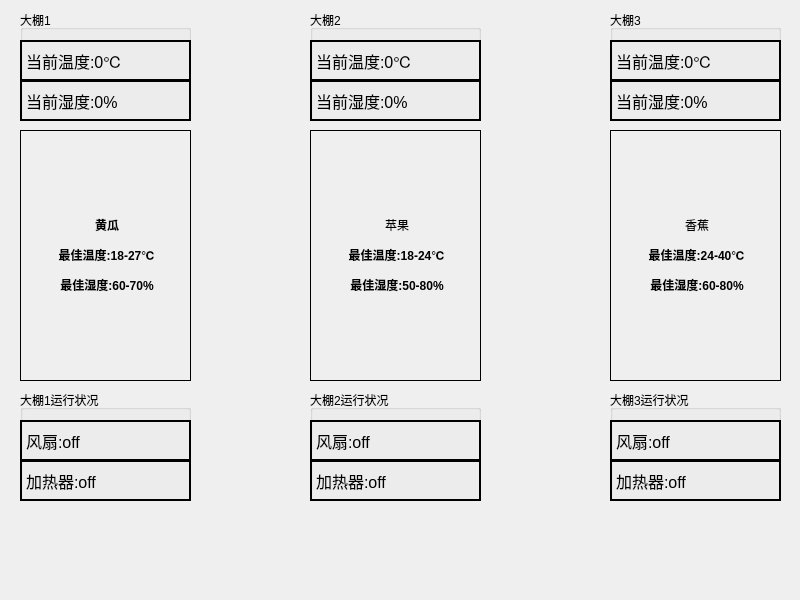
<?xml version="1.0" encoding="UTF-8"?>
<ui version="4.0">
 <class>Widget</class>
 <widget class="QWidget" name="Widget">
  <property name="geometry">
   <rect>
    <x>0</x>
    <y>0</y>
    <width>800</width>
    <height>600</height>
   </rect>
  </property>
  <property name="font">
   <font>
    <pointsize>12</pointsize>
   </font>
  </property>
  <property name="windowTitle">
   <string>Widget</string>
  </property>
  <widget class="QLabel" name="label">
   <property name="geometry">
    <rect>
     <x>20</x>
     <y>40</y>
     <width>171</width>
     <height>41</height>
    </rect>
   </property>
   <property name="font">
    <font>
     <pointsize>12</pointsize>
    </font>
   </property>
   <property name="styleSheet">
    <string notr="true">border: 2px solid black</string>
   </property>
   <property name="text">
    <string>当前温度:0℃</string>
   </property>
  </widget>
  <widget class="QLabel" name="label_2">
   <property name="geometry">
    <rect>
     <x>20</x>
     <y>80</y>
     <width>171</width>
     <height>41</height>
    </rect>
   </property>
   <property name="font">
    <font>
     <pointsize>12</pointsize>
    </font>
   </property>
   <property name="styleSheet">
    <string notr="true">border: 2px solid black</string>
   </property>
   <property name="text">
    <string>当前湿度:0%</string>
   </property>
  </widget>
  <widget class="QGroupBox" name="groupBox">
   <property name="geometry">
    <rect>
     <x>20</x>
     <y>10</y>
     <width>171</width>
     <height>111</height>
    </rect>
   </property>
   <property name="font">
    <font>
     <pointsize>9</pointsize>
    </font>
   </property>
   <property name="title">
    <string>大棚1</string>
   </property>
  </widget>
  <widget class="QLabel" name="label_3">
   <property name="geometry">
    <rect>
     <x>310</x>
     <y>40</y>
     <width>171</width>
     <height>41</height>
    </rect>
   </property>
   <property name="font">
    <font>
     <pointsize>12</pointsize>
    </font>
   </property>
   <property name="styleSheet">
    <string notr="true">border: 2px solid black</string>
   </property>
   <property name="text">
    <string>当前温度:0℃</string>
   </property>
  </widget>
  <widget class="QLabel" name="label_4">
   <property name="geometry">
    <rect>
     <x>310</x>
     <y>80</y>
     <width>171</width>
     <height>41</height>
    </rect>
   </property>
   <property name="font">
    <font>
     <pointsize>12</pointsize>
    </font>
   </property>
   <property name="styleSheet">
    <string notr="true">border: 2px solid black</string>
   </property>
   <property name="text">
    <string>当前湿度:0%</string>
   </property>
  </widget>
  <widget class="QGroupBox" name="groupBox_2">
   <property name="geometry">
    <rect>
     <x>310</x>
     <y>10</y>
     <width>171</width>
     <height>111</height>
    </rect>
   </property>
   <property name="font">
    <font>
     <pointsize>9</pointsize>
    </font>
   </property>
   <property name="title">
    <string>大棚2</string>
   </property>
  </widget>
  <widget class="QLabel" name="label_5">
   <property name="geometry">
    <rect>
     <x>610</x>
     <y>40</y>
     <width>171</width>
     <height>41</height>
    </rect>
   </property>
   <property name="font">
    <font>
     <pointsize>12</pointsize>
    </font>
   </property>
   <property name="styleSheet">
    <string notr="true">border: 2px solid black</string>
   </property>
   <property name="text">
    <string>当前温度:0℃</string>
   </property>
  </widget>
  <widget class="QLabel" name="label_6">
   <property name="geometry">
    <rect>
     <x>610</x>
     <y>80</y>
     <width>171</width>
     <height>41</height>
    </rect>
   </property>
   <property name="font">
    <font>
     <pointsize>12</pointsize>
    </font>
   </property>
   <property name="styleSheet">
    <string notr="true">border: 2px solid black</string>
   </property>
   <property name="text">
    <string>当前湿度:0%</string>
   </property>
  </widget>
  <widget class="QGroupBox" name="groupBox_3">
   <property name="geometry">
    <rect>
     <x>610</x>
     <y>10</y>
     <width>171</width>
     <height>111</height>
    </rect>
   </property>
   <property name="font">
    <font>
     <pointsize>9</pointsize>
    </font>
   </property>
   <property name="title">
    <string>大棚3</string>
   </property>
  </widget>
  <widget class="QLabel" name="label_7">
   <property name="geometry">
    <rect>
     <x>20</x>
     <y>130</y>
     <width>171</width>
     <height>251</height>
    </rect>
   </property>
   <property name="font">
    <font>
     <pointsize>9</pointsize>
    </font>
   </property>
   <property name="styleSheet">
    <string notr="true">border: 1px solid black</string>
   </property>
   <property name="text">
    <string>&lt;html&gt;&lt;head/&gt;&lt;body&gt;&lt;p align=&quot;center&quot;&gt;&lt;span style=&quot; font-weight:600;&quot;&gt;黄瓜&lt;/span&gt;&lt;/p&gt;&lt;p align=&quot;center&quot;&gt;&lt;span style=&quot; font-weight:600;&quot;&gt;最佳温度:18-27℃&lt;/span&gt;&lt;/p&gt;&lt;p align=&quot;center&quot;&gt;&lt;span style=&quot; font-weight:600;&quot;&gt;最佳湿度:60-70%&lt;/span&gt;&lt;/p&gt;&lt;/body&gt;&lt;/html&gt;</string>
   </property>
  </widget>
  <widget class="QLabel" name="label_8">
   <property name="geometry">
    <rect>
     <x>310</x>
     <y>130</y>
     <width>171</width>
     <height>251</height>
    </rect>
   </property>
   <property name="font">
    <font>
     <pointsize>9</pointsize>
    </font>
   </property>
   <property name="styleSheet">
    <string notr="true">border: 1px solid black</string>
   </property>
   <property name="text">
    <string>&lt;html&gt;&lt;head/&gt;&lt;body&gt;&lt;p align=&quot;center&quot;&gt;苹果&lt;/p&gt;&lt;p align=&quot;center&quot;&gt;&lt;span style=&quot; font-weight:600;&quot;&gt;最佳温度:18-24℃&lt;/span&gt;&lt;/p&gt;&lt;p align=&quot;center&quot;&gt;&lt;span style=&quot; font-weight:600;&quot;&gt;最佳湿度:50-80%&lt;/span&gt;&lt;/p&gt;&lt;/body&gt;&lt;/html&gt;</string>
   </property>
  </widget>
  <widget class="QLabel" name="label_9">
   <property name="geometry">
    <rect>
     <x>610</x>
     <y>130</y>
     <width>171</width>
     <height>251</height>
    </rect>
   </property>
   <property name="font">
    <font>
     <pointsize>9</pointsize>
    </font>
   </property>
   <property name="styleSheet">
    <string notr="true">border: 1px solid black</string>
   </property>
   <property name="text">
    <string>&lt;html&gt;&lt;head/&gt;&lt;body&gt;&lt;p align=&quot;center&quot;&gt;香蕉&lt;/p&gt;&lt;p align=&quot;center&quot;&gt;&lt;span style=&quot; font-weight:600;&quot;&gt;最佳温度:24-40℃&lt;/span&gt;&lt;/p&gt;&lt;p align=&quot;center&quot;&gt;&lt;span style=&quot; font-weight:600;&quot;&gt;最佳湿度:60-80%&lt;/span&gt;&lt;/p&gt;&lt;/body&gt;&lt;/html&gt;</string>
   </property>
  </widget>
  <widget class="QLabel" name="label_10">
   <property name="geometry">
    <rect>
     <x>20</x>
     <y>420</y>
     <width>171</width>
     <height>41</height>
    </rect>
   </property>
   <property name="font">
    <font>
     <pointsize>12</pointsize>
    </font>
   </property>
   <property name="styleSheet">
    <string notr="true">border: 2px solid black</string>
   </property>
   <property name="text">
    <string>风扇:off</string>
   </property>
  </widget>
  <widget class="QLabel" name="label_11">
   <property name="geometry">
    <rect>
     <x>20</x>
     <y>460</y>
     <width>171</width>
     <height>41</height>
    </rect>
   </property>
   <property name="font">
    <font>
     <pointsize>12</pointsize>
    </font>
   </property>
   <property name="styleSheet">
    <string notr="true">border: 2px solid black</string>
   </property>
   <property name="text">
    <string>加热器:off</string>
   </property>
  </widget>
  <widget class="QGroupBox" name="groupBox_4">
   <property name="geometry">
    <rect>
     <x>20</x>
     <y>390</y>
     <width>171</width>
     <height>111</height>
    </rect>
   </property>
   <property name="font">
    <font>
     <pointsize>9</pointsize>
    </font>
   </property>
   <property name="title">
    <string>大棚1运行状况</string>
   </property>
  </widget>
  <widget class="QLabel" name="label_12">
   <property name="geometry">
    <rect>
     <x>310</x>
     <y>460</y>
     <width>171</width>
     <height>41</height>
    </rect>
   </property>
   <property name="font">
    <font>
     <pointsize>12</pointsize>
    </font>
   </property>
   <property name="styleSheet">
    <string notr="true">border: 2px solid black</string>
   </property>
   <property name="text">
    <string>加热器:off</string>
   </property>
  </widget>
  <widget class="QGroupBox" name="groupBox_5">
   <property name="geometry">
    <rect>
     <x>310</x>
     <y>390</y>
     <width>171</width>
     <height>111</height>
    </rect>
   </property>
   <property name="font">
    <font>
     <pointsize>9</pointsize>
    </font>
   </property>
   <property name="title">
    <string>大棚2运行状况</string>
   </property>
  </widget>
  <widget class="QLabel" name="label_13">
   <property name="geometry">
    <rect>
     <x>310</x>
     <y>420</y>
     <width>171</width>
     <height>41</height>
    </rect>
   </property>
   <property name="font">
    <font>
     <pointsize>12</pointsize>
    </font>
   </property>
   <property name="styleSheet">
    <string notr="true">border: 2px solid black</string>
   </property>
   <property name="text">
    <string>风扇:off</string>
   </property>
  </widget>
  <widget class="QLabel" name="label_14">
   <property name="geometry">
    <rect>
     <x>610</x>
     <y>460</y>
     <width>171</width>
     <height>41</height>
    </rect>
   </property>
   <property name="font">
    <font>
     <pointsize>12</pointsize>
    </font>
   </property>
   <property name="styleSheet">
    <string notr="true">border: 2px solid black</string>
   </property>
   <property name="text">
    <string>加热器:off</string>
   </property>
  </widget>
  <widget class="QGroupBox" name="groupBox_6">
   <property name="geometry">
    <rect>
     <x>610</x>
     <y>390</y>
     <width>171</width>
     <height>111</height>
    </rect>
   </property>
   <property name="font">
    <font>
     <pointsize>9</pointsize>
    </font>
   </property>
   <property name="title">
    <string>大棚3运行状况</string>
   </property>
  </widget>
  <widget class="QLabel" name="label_15">
   <property name="geometry">
    <rect>
     <x>610</x>
     <y>420</y>
     <width>171</width>
     <height>41</height>
    </rect>
   </property>
   <property name="font">
    <font>
     <pointsize>12</pointsize>
    </font>
   </property>
   <property name="styleSheet">
    <string notr="true">border: 2px solid black</string>
   </property>
   <property name="text">
    <string>风扇:off</string>
   </property>
  </widget>
  <zorder>groupBox_3</zorder>
  <zorder>groupBox_2</zorder>
  <zorder>groupBox_6</zorder>
  <zorder>label_15</zorder>
  <zorder>groupBox_5</zorder>
  <zorder>groupBox_4</zorder>
  <zorder>groupBox</zorder>
  <zorder>label</zorder>
  <zorder>label_2</zorder>
  <zorder>label_3</zorder>
  <zorder>label_4</zorder>
  <zorder>label_5</zorder>
  <zorder>label_6</zorder>
  <zorder>label_7</zorder>
  <zorder>label_8</zorder>
  <zorder>label_9</zorder>
  <zorder>label_10</zorder>
  <zorder>label_11</zorder>
  <zorder>label_12</zorder>
  <zorder>label_13</zorder>
  <zorder>label_14</zorder>
 </widget>
 <resources/>
 <connections/>
</ui>
